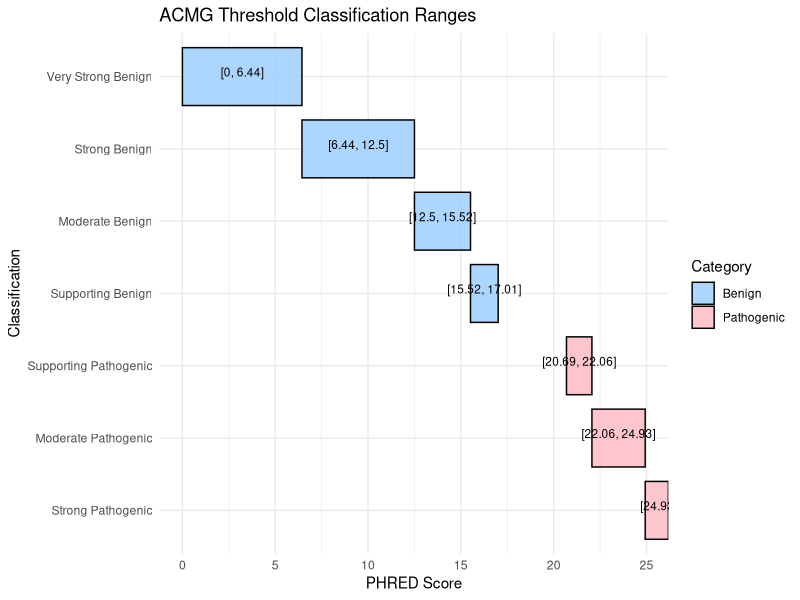
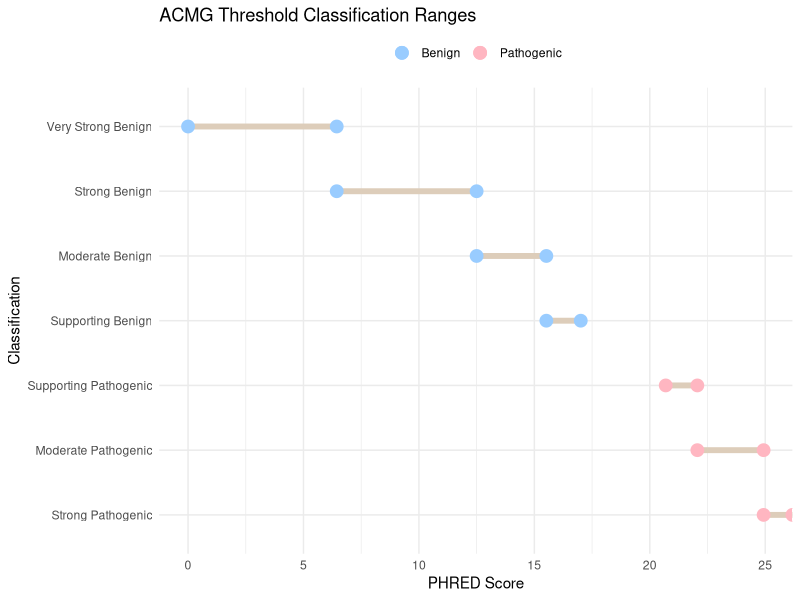
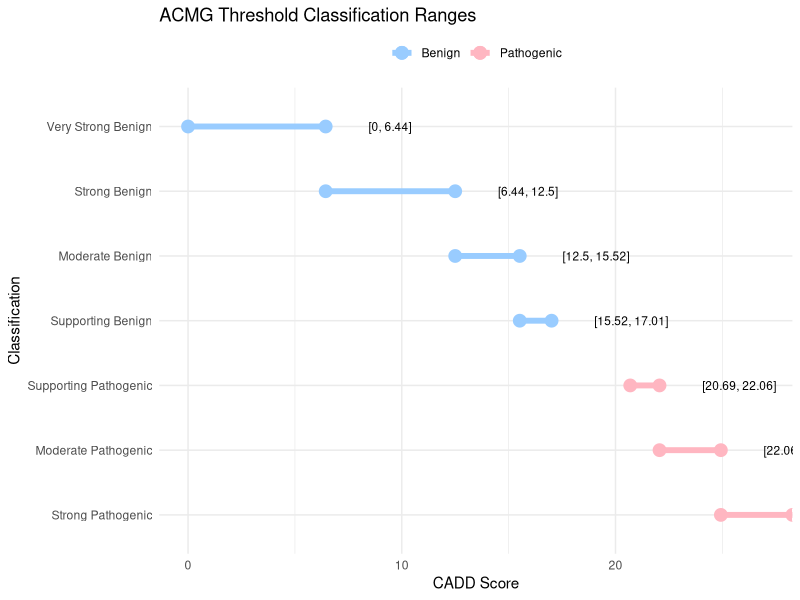
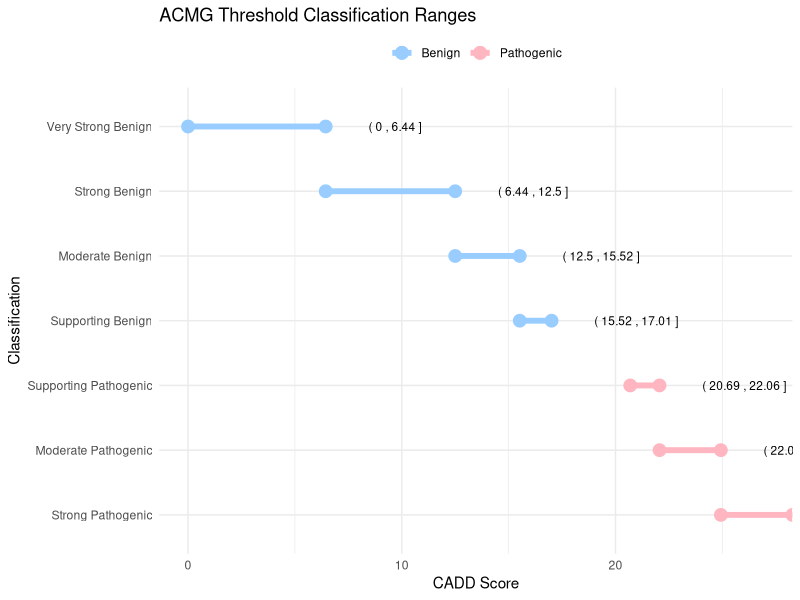
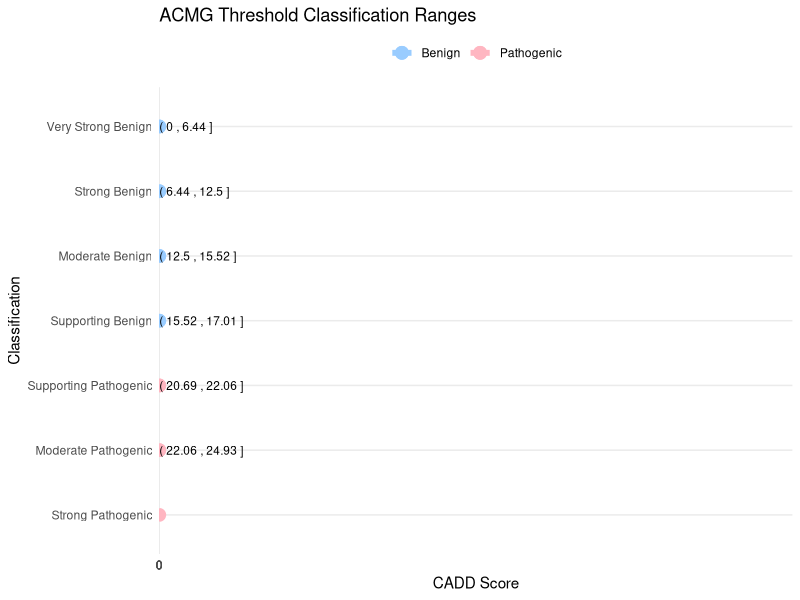
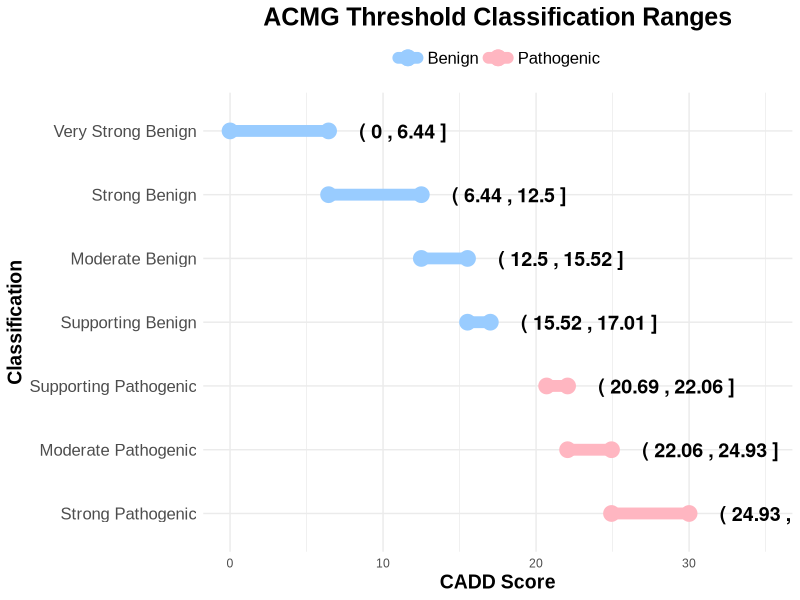
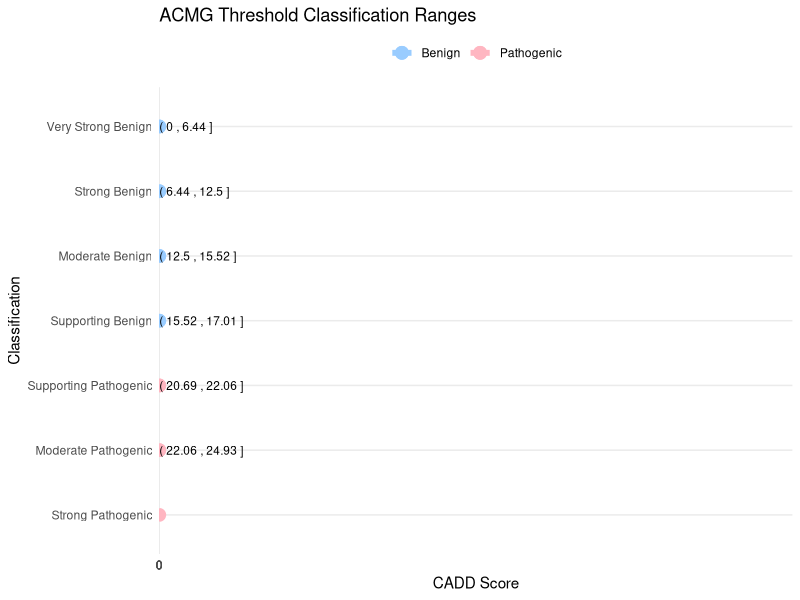
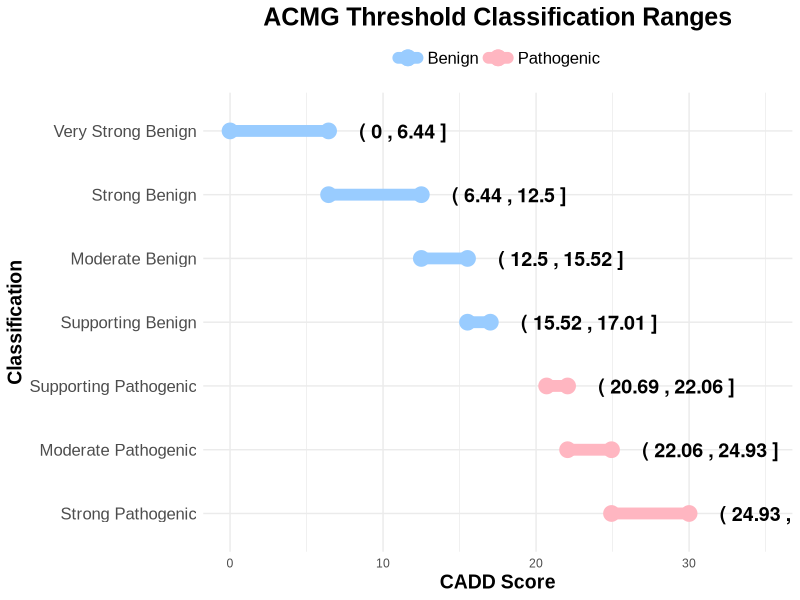

Recreate these plots in R, in order.
# Load required libraries
library(ggplot2)
library(dplyr)

# Load required libraries
library(ggplot2)
library(dplyr)

# Define a nicer color palette
custom_colors <- c("Benign" = "#99CCFF",  # Light Blue
                   "Pathogenic" = "#FFB6C1",  # Light Pink
                   "Thresholds" = "#B2D8B2")  # Light Green for thresholds

# Ensure thresholds are numeric
benign_thresholds <- c(6.44, 12.5, 15.52, 17.01)
path_thresholds <- c(20.69, 22.06, 24.93)

# Create structured dataset for plotting
plot_data <- data.frame(
  Classification = factor(c(
    "Very Strong Benign", "Strong Benign", "Moderate Benign", "Supporting Benign",
    "Supporting Pathogenic", "Moderate Pathogenic", "Strong Pathogenic"
  ), levels = rev(c(  # Reverse order so that Strong Pathogenic appears on top
    "Very Strong Benign", "Strong Benign", "Moderate Benign", "Supporting Benign",
    "Supporting Pathogenic", "Moderate Pathogenic", "Strong Pathogenic"
  ))),
  Min = c(
    0, benign_thresholds[1], benign_thresholds[2], benign_thresholds[3], 
    path_thresholds[1], path_thresholds[2], path_thresholds[3]
  ),
  Max = c(
    benign_thresholds[1], benign_thresholds[2], benign_thresholds[3], benign_thresholds[4], 
    path_thresholds[2], path_thresholds[3], Inf
  ),
  Category = c(
    "Benign", "Benign", "Benign", "Benign", 
    "Pathogenic", "Pathogenic", "Pathogenic"
  )
)

# Now define Label separately after Min and Max exist
plot_data$Label <- paste0("[", round(plot_data$Min, 2), ", ", round(plot_data$Max, 2), "]")

# Create the horizontal stacked range plot
ggplot(plot_data, aes(y = Classification, xmin = Min, xmax = Max, fill = Category)) +
  geom_rect(aes(xmin = Min, xmax = Max, ymin = as.numeric(Classification) - 0.4, ymax = as.numeric(Classification) + 0.4), 
            color = "black", alpha = 0.8) +
  geom_text(aes(x = (Min + Max) / 2, y = Classification, label = Label), 
            size = 3, vjust = 0, color = "black") +  # Small font size for range labels
  scale_fill_manual(values = custom_colors) +
  labs(title = "ACMG Threshold Classification Ranges", x = "PHRED Score", y = "Classification") +
  theme_minimal()

# Range plot 

# Load required libraries
library(ggplot2)
library(dplyr)

# Define a nice color palette
custom_colors <- c("Benign" = "#99CCFF",  # Light Blue
                   "Pathogenic" = "#FFB6C1",  # Light Pink
                   "Thresholds" = "#B2D8B2")  # Light Green for thresholds

# Ensure thresholds are numeric
benign_thresholds <- c(6.44, 12.5, 15.52, 17.01)
path_thresholds <- c(20.69, 22.06, 24.93)

# Create a structured dataset
plot_data <- data.frame(
  Classification = factor(c(
    "Very Strong Benign", "Strong Benign", "Moderate Benign", "Supporting Benign",
    "Supporting Pathogenic", "Moderate Pathogenic", "Strong Pathogenic"
  ), levels = rev(c(  # Reverse order so that stronger pathogenicity appears on top
    "Very Strong Benign", "Strong Benign", "Moderate Benign", "Supporting Benign",
    "Supporting Pathogenic", "Moderate Pathogenic", "Strong Pathogenic"
  ))),
  Min = c(
    0, benign_thresholds[1], benign_thresholds[2], benign_thresholds[3], 
    path_thresholds[1], path_thresholds[2], path_thresholds[3]
  ),
  Max = c(
    benign_thresholds[1], benign_thresholds[2], benign_thresholds[3], benign_thresholds[4], 
    path_thresholds[2], path_thresholds[3], Inf
  ),
  Category = c(
    "Benign", "Benign", "Benign", "Benign", 
    "Pathogenic", "Pathogenic", "Pathogenic"
  )
)

# Create the styled horizontal range plot
ggplot(plot_data, aes(y = Classification)) +
  # Add range bars (horizontal)
  geom_segment(aes(x = Min, xend = Max, y = Classification, yend = Classification),
               color = "#DDCDBA", size = 2) +  # Light beige bars
  # Add diverging dots at Min and Max
  geom_point(aes(x = Min, y = Classification, color = Category), size = 4) +
  geom_point(aes(x = Max, y = Classification, color = Category), size = 4) +
  # Customize colors
  scale_color_manual(values = custom_colors) +
  # Labels and theme
  labs(title = "ACMG Threshold Classification Ranges",
       x = "PHRED Score",
       y = "Classification") +
  theme_minimal() +
  theme(legend.position = "top", legend.title = element_blank())

# Load required libraries
library(ggplot2)
library(dplyr)

# Define custom color palette
custom_colors <- c("Benign" = "#99CCFF",  # Light Blue
                   "Pathogenic" = "#FFB6C1",  # Light Pink
                   "Thresholds" = "#B2D8B2")  # Light Green for thresholds

# Ensure thresholds are numeric
benign_thresholds <- c(6.44, 12.5, 15.52, 17.01)
path_thresholds <- c(20.69, 22.06, 24.93)

# Create a structured dataset
plot_data <- data.frame(
  Classification = factor(c(
    "Very Strong Benign", "Strong Benign", "Moderate Benign", "Supporting Benign",
    "Supporting Pathogenic", "Moderate Pathogenic", "Strong Pathogenic"
  ), levels = rev(c(  # Reverse order so that stronger pathogenicity appears on top
    "Very Strong Benign", "Strong Benign", "Moderate Benign", "Supporting Benign",
    "Supporting Pathogenic", "Moderate Pathogenic", "Strong Pathogenic"
  ))),
  Min = c(
    0, benign_thresholds[1], benign_thresholds[2], benign_thresholds[3], 
    path_thresholds[1], path_thresholds[2], path_thresholds[3]
  ),
  Max = c(
    benign_thresholds[1], benign_thresholds[2], benign_thresholds[3], benign_thresholds[4], 
    path_thresholds[2], path_thresholds[3], Inf
  ),
  Category = c(
    "Benign", "Benign", "Benign", "Benign", 
    "Pathogenic", "Pathogenic", "Pathogenic"
  )
)

# Add label for ranges
plot_data$Label <- paste0("[", round(plot_data$Min, 2), ", ", round(plot_data$Max, 2), "]")

# Create the styled horizontal range plot
ggplot(plot_data, aes(y = Classification)) +
  # Add range bars (same color as dots)
  geom_segment(aes(x = Min, xend = Max, y = Classification, yend = Classification, color = Category),
               size = 2) +  
  # Add diverging dots at Min and Max
  geom_point(aes(x = Min, y = Classification, color = Category), size = 4) +
  geom_point(aes(x = Max, y = Classification, color = Category), size = 4) +
  # Add range labels next to the bars (slightly to the right of max value)
  geom_text(aes(x = Max + 2, y = Classification, label = Label), 
            size = 3, hjust = 0, color = "black") +  
  # Customize colors
  scale_color_manual(values = custom_colors) +
  # Labels and theme
  labs(title = "ACMG Threshold Classification Ranges",
       x = "CADD Score",  # Changed from PHRED to CADD
       y = "Classification") +
  theme_minimal() +
  theme(legend.position = "top", legend.title = element_blank())

######

# Load required libraries
library(ggplot2)
library(dplyr)

# Define custom color palette
custom_colors <- c("Benign" = "#99CCFF",  # Light Blue
                   "Pathogenic" = "#FFB6C1",  # Light Pink
                   "Thresholds" = "#B2D8B2")  # Light Green for thresholds

# Ensure thresholds are numeric
benign_thresholds <- c(6.44, 12.5, 15.52, 17.01)
path_thresholds <- c(20.69, 22.06, 24.93)

# Create a structured dataset
plot_data <- data.frame(
  Classification = factor(c(
    "Very Strong Benign", "Strong Benign", "Moderate Benign", "Supporting Benign",
    "Supporting Pathogenic", "Moderate Pathogenic", "Strong Pathogenic"
  ), levels = rev(c(  # Reverse order so that stronger pathogenicity appears on top
    "Very Strong Benign", "Strong Benign", "Moderate Benign", "Supporting Benign",
    "Supporting Pathogenic", "Moderate Pathogenic", "Strong Pathogenic"
  ))),
  Min = c(
    0, benign_thresholds[1], benign_thresholds[2], benign_thresholds[3], 
    path_thresholds[1], path_thresholds[2], path_thresholds[3]
  ),
  Max = c(
    benign_thresholds[1], benign_thresholds[2], benign_thresholds[3], benign_thresholds[4], 
    path_thresholds[2], path_thresholds[3], Inf
  ),
  Category = c(
    "Benign", "Benign", "Benign", "Benign", 
    "Pathogenic", "Pathogenic", "Pathogenic"
  )
)

# Format range labels correctly: ( Min , Max ]
plot_data$Label <- paste0("( ", round(plot_data$Min, 2), " , ", round(plot_data$Max, 2), " ]")

# Create the styled horizontal range plot
ggplot(plot_data, aes(y = Classification)) +
  # Add range bars (same color as dots)
  geom_segment(aes(x = Min, xend = Max, y = Classification, yend = Classification, color = Category),
               size = 2) +  
  # Add diverging dots at Min and Max
  geom_point(aes(x = Min, y = Classification, color = Category), size = 4) +
  geom_point(aes(x = Max, y = Classification, color = Category), size = 4) +
  # Add range labels next to the bars (slightly to the right of max value)
  geom_text(aes(x = Max + 2, y = Classification, label = Label), 
            size = 3, hjust = 0, color = "black") +  
  # Customize colors
  scale_color_manual(values = custom_colors) +
  # Labels and theme
  labs(title = "ACMG Threshold Classification Ranges",
       x = "CADD Score",  # Changed from PHRED to CADD
       y = "Classification") +
  theme_minimal() +
  theme(legend.position = "top", legend.title = element_blank())


#### 

# Load required libraries
library(ggplot2)
library(dplyr)

# Define custom color palette
custom_colors <- c("Benign" = "#99CCFF",  # Light Blue
                   "Pathogenic" = "#FFB6C1",  # Light Pink
                   "Thresholds" = "#B2D8B2")  # Light Green for thresholds

# Ensure thresholds are numeric
benign_thresholds <- c(6.44, 12.5, 15.52, 17.01)
path_thresholds <- c(20.69, 22.06, 24.93)

# Create a structured dataset
plot_data <- data.frame(
  Classification = factor(c(
    "Very Strong Benign", "Strong Benign", "Moderate Benign", "Supporting Benign",
    "Supporting Pathogenic", "Moderate Pathogenic", "Strong Pathogenic"
  ), levels = rev(c(  # Reverse order so that stronger pathogenicity appears on top
    "Very Strong Benign", "Strong Benign", "Moderate Benign", "Supporting Benign",
    "Supporting Pathogenic", "Moderate Pathogenic", "Strong Pathogenic"
  ))),
  Min = c(
    0, benign_thresholds[1], benign_thresholds[2], benign_thresholds[3], 
    path_thresholds[1], path_thresholds[2], path_thresholds[3]
  ),
  Max = c(
    benign_thresholds[1], benign_thresholds[2], benign_thresholds[3], benign_thresholds[4], 
    path_thresholds[2], path_thresholds[3], Inf
  ),
  Category = c(
    "Benign", "Benign", "Benign", "Benign", 
    "Pathogenic", "Pathogenic", "Pathogenic"
  )
)

# Format range labels correctly: ( Min , Max ]
plot_data$Label <- paste0("( ", round(plot_data$Min, 2), " , ", round(plot_data$Max, 2), " ]")

# Create the styled horizontal range plot
p <- ggplot(plot_data, aes(y = Classification)) +
  # Add range bars (same color as dots)
  geom_segment(aes(x = Min, xend = Max, y = Classification, yend = Classification, color = Category),
               size = 2) +  
  # Add diverging dots at Min and Max
  geom_point(aes(x = Min, y = Classification, color = Category), size = 4) +
  geom_point(aes(x = Max, y = Classification, color = Category), size = 4) +
  # Add range labels next to the bars (slightly to the right of max value)
  geom_text(aes(x = Max + 2, y = Classification, label = Label), 
            size = 3, hjust = 0, color = "black") +  
  # Customize colors
  scale_color_manual(values = custom_colors) +
  # Extend x-axis to prevent cutoff
  scale_x_continuous(limits = c(0, max(plot_data$Max, na.rm = TRUE) + 5)) +  
  # Labels and theme
  labs(title = "ACMG Threshold Classification Ranges",
       x = "CADD Score",
       y = "Classification") +
  theme_minimal() +
  theme(legend.position = "top", legend.title = element_blank())

# Print the plot
print(p)

# Save the plot with adjusted dimensions to avoid cutoff issues
ggsave("CADD_threshold_plot.png", plot = p, width = 10, height = 5, dpi = 300)

#####

# Load required libraries
library(ggplot2)
library(dplyr)

# Define custom color palette
custom_colors <- c("Benign" = "#99CCFF",  # Light Blue
                   "Pathogenic" = "#FFB6C1",  # Light Pink,
                   "Thresholds" = "#B2D8B2")  # Light Green for thresholds

# Ensure thresholds are numeric
benign_thresholds <- c(6.44, 12.5, 15.52, 17.01)
path_thresholds <- c(20.69, 22.06, 24.93)

# Create a structured dataset
plot_data <- data.frame(
  Classification = factor(c(
    "Very Strong Benign", "Strong Benign", "Moderate Benign", "Supporting Benign",
    "Supporting Pathogenic", "Moderate Pathogenic", "Strong Pathogenic"
  ), levels = rev(c(  # Reverse order so that stronger pathogenicity appears on top
    "Very Strong Benign", "Strong Benign", "Moderate Benign", "Supporting Benign",
    "Supporting Pathogenic", "Moderate Pathogenic", "Strong Pathogenic"
  ))),
  Min = c(
    0, benign_thresholds[1], benign_thresholds[2], benign_thresholds[3], 
    path_thresholds[1], path_thresholds[2], path_thresholds[3]
  ),
  Max = c(
    benign_thresholds[1], benign_thresholds[2], benign_thresholds[3], benign_thresholds[4], 
    path_thresholds[2], path_thresholds[3], 30  # Ensure last value isn't Inf
  ),
  Category = c(
    "Benign", "Benign", "Benign", "Benign", 
    "Pathogenic", "Pathogenic", "Pathogenic"
  )
)

# Format range labels correctly: ( Min , Max ]
plot_data$Label <- paste0("( ", round(plot_data$Min, 2), " , ", round(plot_data$Max, 2), " ]")

# Create the improved horizontal range plot
p <- ggplot(plot_data, aes(y = Classification)) +
  # Add range bars (fix missing bars)
  geom_segment(aes(x = Min, xend = Max, y = Classification, yend = Classification, color = Category),
               size = 4, lineend = "round") +  # Increase thickness for visibility
  # Add diverging dots at Min and Max
  geom_point(aes(x = Min, y = Classification, color = Category), size = 5) +
  geom_point(aes(x = Max, y = Classification, color = Category), size = 5) +
  # Add range labels properly aligned (shifted to avoid overlap)
  geom_text(aes(x = Max + 2, y = Classification, label = Label), 
            size = 5, hjust = 0, vjust = 0.5, color = "black", fontface = "bold") +  
  # Customize colors
  scale_color_manual(values = custom_colors) +
  # Extend x-axis to prevent cutoff
  scale_x_continuous(limits = c(0, max(plot_data$Max, na.rm = TRUE) + 5)) +  
  # Labels and theme adjustments
  labs(title = "ACMG Threshold Classification Ranges",
       x = "CADD Score",
       y = "Classification") +
  theme_minimal() +
  theme(
    text = element_text(family = "Arial"),  # Use a clean font
    plot.title = element_text(size = 18, face = "bold", hjust = 0.5),  # Center title, bold
    axis.title.x = element_text(size = 14, face = "bold"),  # Bold x-axis title
    axis.title.y = element_text(size = 14, face = "bold"),  # Bold y-axis title
    axis.text.y = element_text(size = 12),  # Increase classification text size
    legend.position = "top", 
    legend.text = element_text(size = 12),
    legend.title = element_blank()
  )

# Print the plot
print(p)

# Save the improved plot with adjusted dimensions
ggsave("CADD_threshold_plot_fixed.png", plot = p, width = 12, height = 6, dpi = 300)



